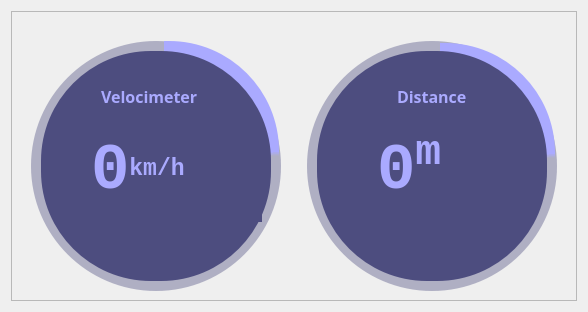
            <widget class="QWidget" name="sensors_page">
             <layout class="QGridLayout" name="gridLayout_8">
              <item row="0" column="0">
               <widget class="QFrame" name="frame_4">
                <property name="frameShape">
                 <enum>QFrame::StyledPanel</enum>
                </property>
                <property name="frameShadow">
                 <enum>QFrame::Raised</enum>
                </property>
                <layout class="QGridLayout" name="gridLayout_7">
                 <item row="0" column="0">
                  <widget class="QFrame" name="velocimeter">
                   <property name="minimumSize">
                    <size>
                     <width>270</width>
                     <height>270</height>
                    </size>
                   </property>
                   <property name="maximumSize">
                    <size>
                     <width>250</width>
                     <height>250</height>
                    </size>
                   </property>
                   <widget class="QFrame" name="circularProgress">
                    <property name="geometry">
                     <rect>
                      <x>28</x>
                      <y>10</y>
                      <width>230</width>
                      <height>230</height>
                     </rect>
                    </property>
                    <property name="styleSheet">
                     <string notr="true">QFrame{
border-radius: 110px;
background-color: qconicalgradient(cx:0.5, cy:0.5, angle:90, stop:0.750 rgba(255, 0, 128, 0), stop:0.75705 rgba(170, 170, 255, 255));
}</string>
                    </property>
                    <property name="frameShape">
                     <enum>QFrame::NoFrame</enum>
                    </property>
                    <property name="frameShadow">
                     <enum>QFrame::Raised</enum>
                    </property>
                   </widget>
                   <widget class="QFrame" name="circularBg">
                    <property name="geometry">
                     <rect>
                      <x>10</x>
                      <y>10</y>
                      <width>250</width>
                      <height>250</height>
                     </rect>
                    </property>
                    <property name="styleSheet">
                     <string notr="true">QFrame{
border-radius: 125px;
background-color: rgba(77, 77, 127,100);
}</string>
                    </property>
                    <property name="frameShape">
                     <enum>QFrame::NoFrame</enum>
                    </property>
                    <property name="frameShadow">
                     <enum>QFrame::Raised</enum>
                    </property>
                   </widget>
                   <widget class="QFrame" name="container">
                    <property name="geometry">
                     <rect>
                      <x>20</x>
                      <y>20</y>
                      <width>230</width>
                      <height>230</height>
                     </rect>
                    </property>
                    <property name="styleSheet">
                     <string notr="true">QFrame{
	border-radius:110px;
	background-color: rgb(77, 77, 127);
}</string>
                    </property>
                    <property name="frameShape">
                     <enum>QFrame::StyledPanel</enum>
                    </property>
                    <property name="frameShadow">
                     <enum>QFrame::Raised</enum>
                    </property>
                    <widget class="QLabel" name="label_title">
                     <property name="geometry">
                      <rect>
                       <x>60</x>
                       <y>30</y>
                       <width>111</width>
                       <height>31</height>
                      </rect>
                     </property>
                     <property name="font">
                      <font>
                       <family>Lucida Sans</family>
                       <pointsize>12</pointsize>
                      </font>
                     </property>
                     <property name="text">
                      <string>&lt;html&gt;&lt;head/&gt;&lt;body&gt;&lt;p&gt;&lt;span style=&quot; font-weight:600; color:#aaaaff;&quot;&gt;Velocimeter&lt;/span&gt;&lt;/p&gt;&lt;/body&gt;&lt;/html&gt;</string>
                     </property>
                    </widget>
                    <widget class="QLabel" name="label_percentage">
                     <property name="geometry">
                      <rect>
                       <x>50</x>
                       <y>70</y>
                       <width>171</width>
                       <height>101</height>
                      </rect>
                     </property>
                     <property name="font">
                      <font>
                       <family>Lucida Console</family>
                       <pointsize>60</pointsize>
                       <weight>50</weight>
                       <bold>false</bold>
                      </font>
                     </property>
                     <property name="text">
                      <string>&lt;html&gt;&lt;head/&gt;&lt;body&gt;&lt;p&gt;&lt;span style=&quot; font-size:48pt; font-weight:600; color:#aaaaff;&quot;&gt;0&lt;/span&gt;&lt;span style=&quot; font-size:26pt; font-weight:600; color:#aaaaff; vertical-align:super;&quot;&gt;km/h&lt;/span&gt;&lt;/p&gt;&lt;/body&gt;&lt;/html&gt;</string>
                     </property>
                    </widget>
                   </widget>
                   <zorder>circularBg</zorder>
                   <zorder>circularProgress</zorder>
                   <zorder>container</zorder>
                  </widget>
                 </item>
                 <item row="0" column="1">
                  <widget class="QFrame" name="distance">
                   <property name="minimumSize">
                    <size>
                     <width>270</width>
                     <height>270</height>
                    </size>
                   </property>
                   <property name="maximumSize">
                    <size>
                     <width>250</width>
                     <height>250</height>
                    </size>
                   </property>
                   <widget class="QFrame" name="circularBg_2">
                    <property name="geometry">
                     <rect>
                      <x>10</x>
                      <y>10</y>
                      <width>250</width>
                      <height>250</height>
                     </rect>
                    </property>
                    <property name="styleSheet">
                     <string notr="true">QFrame{
border-radius: 125px;
background-color: rgba(77, 77, 127,100);
}</string>
                    </property>
                    <property name="frameShape">
                     <enum>QFrame::NoFrame</enum>
                    </property>
                    <property name="frameShadow">
                     <enum>QFrame::Raised</enum>
                    </property>
                   </widget>
                   <widget class="QFrame" name="container_2">
                    <property name="geometry">
                     <rect>
                      <x>20</x>
                      <y>20</y>
                      <width>230</width>
                      <height>230</height>
                     </rect>
                    </property>
                    <property name="styleSheet">
                     <string notr="true">QFrame{
	border-radius:110px;
	background-color: rgb(77, 77, 127);
}</string>
                    </property>
                    <property name="frameShape">
                     <enum>QFrame::StyledPanel</enum>
                    </property>
                    <property name="frameShadow">
                     <enum>QFrame::Raised</enum>
                    </property>
                    <widget class="QLabel" name="label_title_2">
                     <property name="geometry">
                      <rect>
                       <x>80</x>
                       <y>30</y>
                       <width>81</width>
                       <height>31</height>
                      </rect>
                     </property>
                     <property name="font">
                      <font>
                       <family>Lucida Sans</family>
                       <pointsize>12</pointsize>
                      </font>
                     </property>
                     <property name="text">
                      <string>&lt;html&gt;&lt;head/&gt;&lt;body&gt;&lt;p&gt;&lt;span style=&quot; font-weight:600; color:#aaaaff;&quot;&gt;Distance&lt;/span&gt;&lt;/p&gt;&lt;/body&gt;&lt;/html&gt;</string>
                     </property>
                    </widget>
                    <widget class="QLabel" name="label_percentage_2">
                     <property name="geometry">
                      <rect>
                       <x>60</x>
                       <y>70</y>
                       <width>141</width>
                       <height>101</height>
                      </rect>
                     </property>
                     <property name="font">
                      <font>
                       <family>Lucida Console</family>
                       <pointsize>60</pointsize>
                       <weight>50</weight>
                       <bold>false</bold>
                      </font>
                     </property>
                     <property name="text">
                      <string>&lt;html&gt;&lt;head/&gt;&lt;body&gt;&lt;p&gt;&lt;span style=&quot; font-size:48pt; font-weight:600; color:#aaaaff;&quot;&gt;0&lt;/span&gt;&lt;span style=&quot; font-size:48pt; font-weight:600; color:#aaaaff; vertical-align:super;&quot;&gt;m&lt;/span&gt;&lt;/p&gt;&lt;/body&gt;&lt;/html&gt;</string>
                     </property>
                    </widget>
                   </widget>
                   <widget class="QFrame" name="circularProgress_2">
                    <property name="geometry">
                     <rect>
                      <x>28</x>
                      <y>12</y>
                      <width>230</width>
                      <height>230</height>
                     </rect>
                    </property>
                    <property name="styleSheet">
                     <string notr="true">QFrame{
border-radius: 110px;
background-color: qconicalgradient(cx:0.5, cy:0.5, angle:90, stop:0.750 rgba(255, 0, 128, 0), stop:0.75705 rgba(170, 170, 255, 255));
}</string>
                    </property>
                    <property name="frameShape">
                     <enum>QFrame::NoFrame</enum>
                    </property>
                    <property name="frameShadow">
                     <enum>QFrame::Raised</enum>
                    </property>
                   </widget>
                   <zorder>circularBg_2</zorder>
                   <zorder>circularProgress_2</zorder>
                   <zorder>container_2</zorder>
                  </widget>
                 </item>
                </layout>
               </widget>
              </item>
             </layout>
            </widget>
